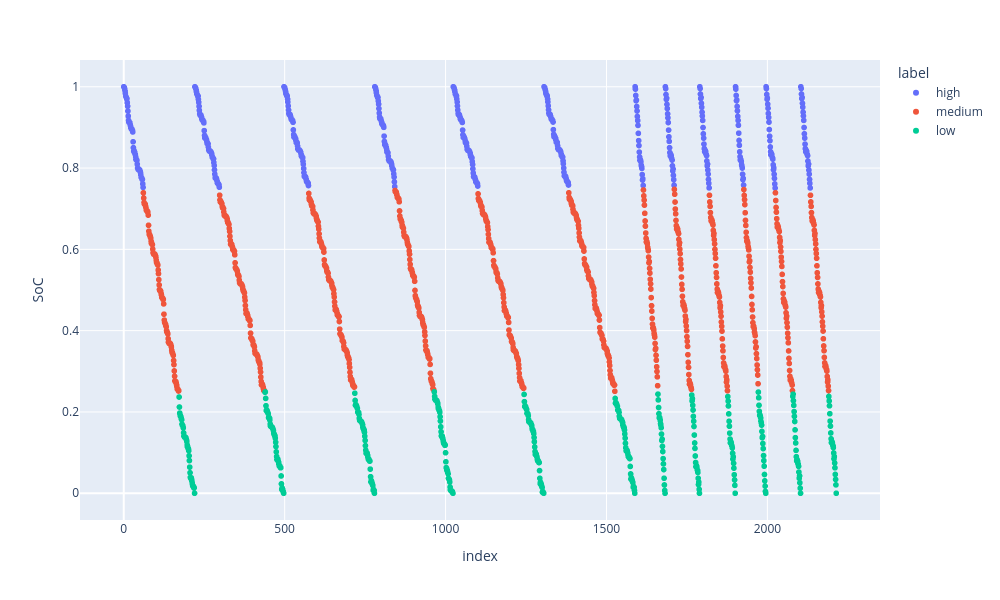

Source (notebook cell):
### Markdown cell above
Let's check out the driving cycles:

### Code cell
px.scatter(data_frame=data_bat, y='SoC', color='label', width=1000, height=600) # Replace 'SoC' with 'V', 'T', or 'I' to see other features

### Figure 1 — Plotly figure (JSON) as saved in the notebook; plotly's stock layout.template omitted (floating-point values rounded to 4 significant figures; data arrays with more than 128 entries replaced by an {"elided": "..."} marker saying what was removed)
{"data": [{"hovertemplate": "label=high<br>index=%{x}<br>SoC=%{y}<extra></extra>", "legendgroup": "high", "marker": {"color": "#636efa", "symbol": "circle"}, "mode": "markers", "name": "high", "showlegend": true, "type": "scattergl", "x": {"elided": "601 int values"}, "xaxis": "x", "y": {"elided": "601 float values"}, "yaxis": "y"}, {"hovertemplate": "label=medium<br>index=%{x}<br>SoC=%{y}<extra></extra>", "legendgroup": "medium", "marker": {"color": "#EF553B", "symbol": "circle"}, "mode": "markers", "name": "medium", "showlegend": true, "type": "scattergl", "x": {"elided": "1116 int values"}, "xaxis": "x", "y": {"elided": "1116 float values"}, "yaxis": "y"}, {"hovertemplate": "label=low<br>index=%{x}<br>SoC=%{y}<extra></extra>", "legendgroup": "low", "marker": {"color": "#00cc96", "symbol": "circle"}, "mode": "markers", "name": "low", "showlegend": true, "type": "scattergl", "x": {"elided": "498 int values"}, "xaxis": "x", "y": {"elided": "498 float values"}, "yaxis": "y"}], "layout": {"height": 600, "legend": {"title": {"text": "label"}, "tracegroupgap": 0}, "margin": {"t": 60}, "width": 1000, "xaxis": {"anchor": "y", "domain": [0, 1], "title": {"text": "index"}}, "yaxis": {"anchor": "x", "domain": [0, 1], "title": {"text": "SoC"}}}}
